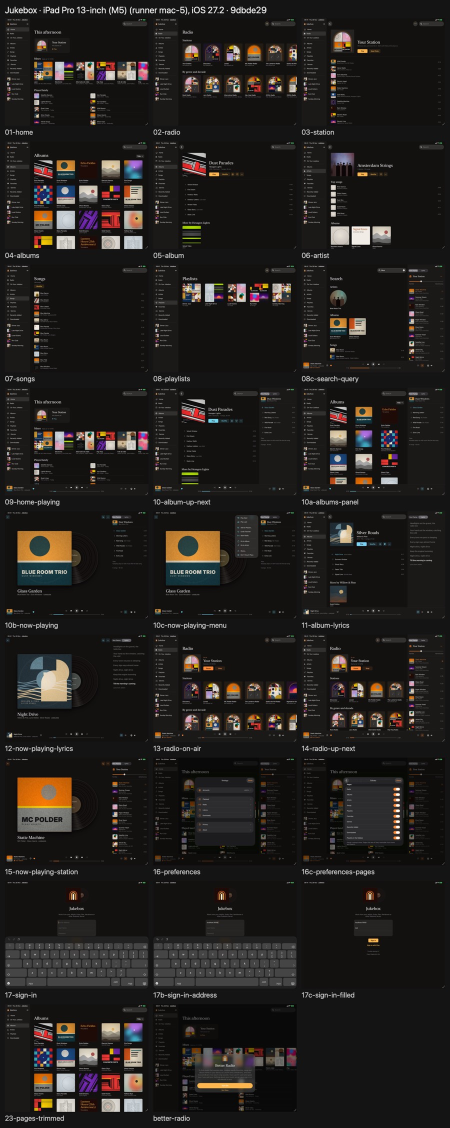
#> input picture ipad-sheet.jpg, 900 x 2255 px (shown at 1/2 size); its folder holds 2 pictures in this run
$ python contact-sheet.py .. ../ipad11-sheet.jpg ../ipad11-sheet.jpg
#> lines starting #> are read from the running program, lines starting #| are printed output that depends on the picture
#!/usr/bin/env python3
"""A contact sheet from a folder of screenshots: a grid of thumbnails, each
labelled with its file name, on Numa's dark page (#141414), under a title.
And a small JPEG of the sheet, 900 pixels wide, for the places where the
full sheet is too much: the run's log (ci/screenshots.sh prints it there as
base64, the one thing of a run the lead can read) and the README of the
`screenshots` branch, which the photographer opens on a phone. Needs Pillow.

    contact-sheet.py <folder> <sheet.png> <preview.jpg> [title...]

Run with no arguments, it checks itself on made-up pictures.

After Numa-mac's dev/contact-sheet.py, with fewer and larger thumbnails:
four portrait screens a row (three landscape ones), so that the 900-pixel
copy still shows each screen about 210 pixels wide.
"""
import math
import os
import sys

from PIL import Image, ImageDraw, ImageFont

GAP = 16
LABEL = 36
PAGE = (20, 20, 20)
INK = (200, 200, 200)
PREVIEW_WIDTH = 900
PICTURES = (".png", ".jpg", ".jpeg")


def font(size):
    try:
        return ImageFont.load_default(size=size)
    except TypeError:
        # Pillow before 10.1 has its small bitmap font only.
        return ImageFont.load_default()


def sheet(folder, out, title=""):
    """The sheet of every picture in `folder`, by name; how many it has."""
#> called with folder = '..', out = '../ipad11-sheet.jpg', title = ''
    names = sorted(n for n in os.listdir(folder) if n.lower().endswith(PICTURES))
    if not names:
        return 0
    pictures = []
    for name in names:
        with Image.open(os.path.join(folder, name)) as im:
#> im is the input picture: PIL image 900x2255 RGB; mean R, G, B 35.2, 32.2, 29.5
            pictures.append((os.path.splitext(name)[0], im.convert("RGB")))
    landscape = sum(1 for _, im in pictures if im.width > im.height) * 2 > len(pictures)
#> landscape = False
    width, columns = (480, 3) if landscape else (360, 4)
#> width = 360; columns = 4
    for _, im in pictures:
        im.thumbnail((width, width * 3))
#> this loop made 2 passes
    height = max(im.height for _, im in pictures)
#> height = 902
    columns = min(columns, len(pictures))
#> columns = 2
    rows = math.ceil(len(pictures) / columns)
#> rows = 1
    top = 60 if title else GAP
    cell = height + LABEL + GAP
#> cell = 954
    canvas = Image.new("RGB", (GAP + columns * (width + GAP), top + rows * cell), PAGE)
#> canvas: PIL image 768x970 RGB; every value is 20
    draw = ImageDraw.Draw(canvas)
    if title:
        draw.text((GAP, 14), title, fill=(235, 235, 235), font=font(30))
    # Large enough to read in the 900-pixel copy (about 14 pixels there).
    label_font = font(24)
    for i, (label, im) in enumerate(pictures):
        x = GAP + (i % columns) * (width + GAP)
        y = top + (i // columns) * cell
        canvas.paste(im, (x + (width - im.width) // 2, y))
        draw.text((x, y + height + 6), label, fill=INK, font=label_font)
#> this loop made 2 passes
#> (label, x, y) on passes 1 to 2: ('ipad-sheet', 16, 16), ('ipad11-sheet', 392, 16)
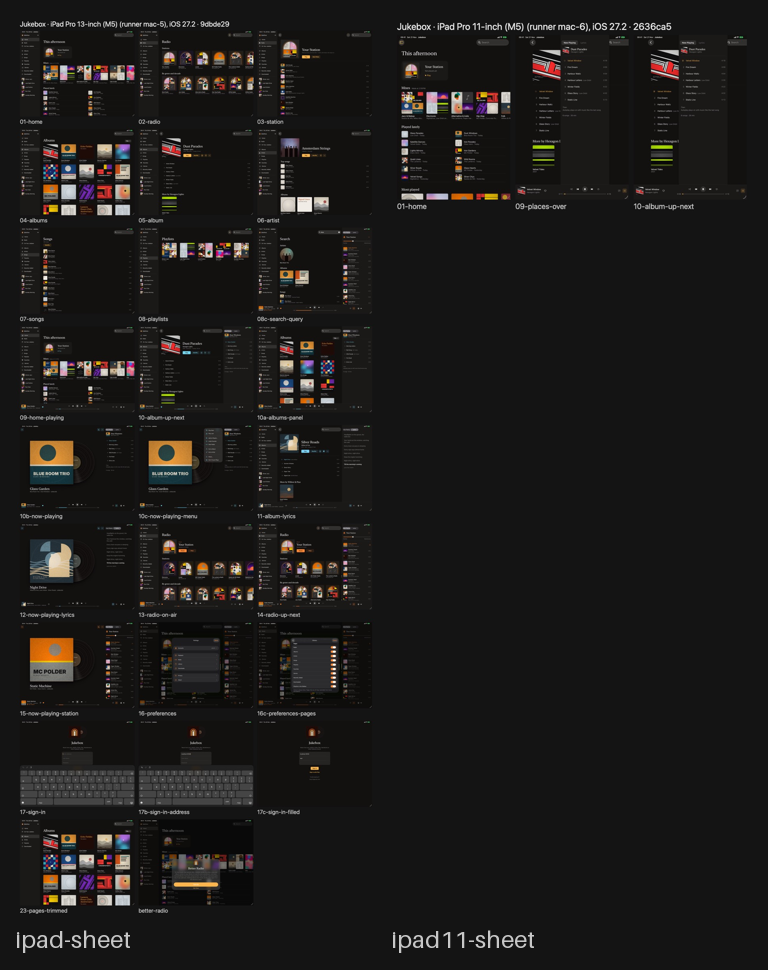
#> canvas: PIL image 768x970 RGB; mean R, G, B 28.3, 26.7, 25.3
    canvas.save(out, optimize=True)
    return len(pictures)


def preview(sheet_png, out, width=PREVIEW_WIDTH):
    """The sheet `width` pixels wide, as a JPEG small enough for a log."""
#> called with sheet_png = '../ipad11-sheet.jpg', out = '../ipad11-sheet.jpg', width = 900
    lanczos = getattr(Image, "Resampling", Image).LANCZOS
    with Image.open(sheet_png) as im:
#> im: PIL image 768x970 RGB
        im = im.convert("RGB")
        if im.width > width:
            im = im.resize((width, round(im.height * width / im.width)), lanczos)
        im.save(out, "JPEG", quality=72, optimize=True, progressive=True)
    return os.path.getsize(out)


def check():
    import tempfile
    with tempfile.TemporaryDirectory() as d:
        # An iPhone 17 Pro's screen, an iPad Pro's held sideways, and odd ones.
        for i, size in enumerate([(1206, 2622), (2752, 2064), (100, 100)] * 3):
            Image.new("RGB", size, (40 * i, 90, 160)).save(os.path.join(d, f"{i:02d}-shot.png"))
        out = os.path.join(d, "sheet.png")
        assert sheet(d, out, "test") == 9
        with Image.open(out) as im:
            assert im.width == GAP + 4 * (360 + GAP), im.size
            assert im.height > 3 * 360, im.size
        jpg = os.path.join(d, "sheet.jpg")
        preview(out, jpg)
        with Image.open(jpg) as im:
            assert im.width == PREVIEW_WIDTH and im.format == "JPEG", (im.size, im.format)
        empty = tempfile.mkdtemp(dir=d)
        assert sheet(empty, os.path.join(d, "none.png")) == 0
        wide = tempfile.mkdtemp(dir=d)
        for i in range(4):
            Image.new("RGB", (2752, 2064)).save(os.path.join(wide, f"{i:02d}-pad.png"))
        assert sheet(wide, out) == 4
        with Image.open(out) as im:
            assert im.width == GAP + 3 * (480 + GAP), im.size
    print("ok")


if __name__ == "__main__":
    if len(sys.argv) >= 4:
        count = sheet(sys.argv[1], sys.argv[2], " ".join(sys.argv[4:]))
        if count:
            size = preview(sys.argv[2], sys.argv[3])
            print(f"{count} pictures on {sys.argv[2]}; {sys.argv[3]} is {size // 1024} KB")
#| 2 pictures on ../ipad11-sheet.jpg; ../ipad11-sheet.jpg is 62 KB
        else:
            print(f"no pictures in {sys.argv[1]}")
    else:
        check()
